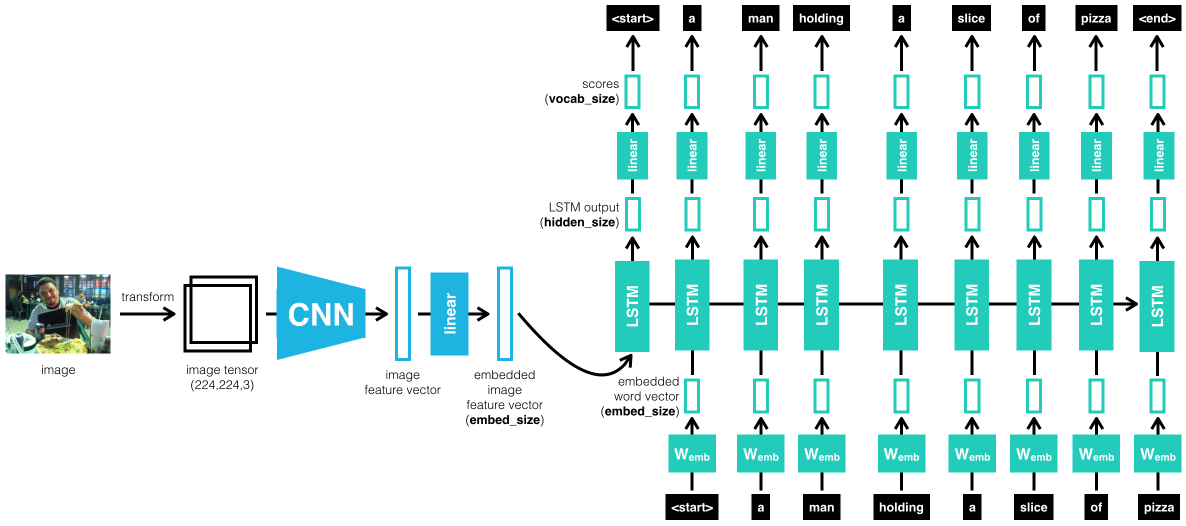
#> input picture CVND---Image-Captioning-Project/images/encoder-decoder.png, 2372 x 1052 px, given in place of 5.jpg, which was not available (shown at 1/2 size)
$ python houghTransform.py
#> lines starting #> are read from the running program, lines starting #| are printed output that depends on the picture; after the words box and inside, x2 and y2 are one past the last pixel; in counts of white or black regions, pixels touching at a corner belong together; pictures that were not available may be replaced by others from this repository, and a replacement may not be noted
### cvbase/imgHelp.py
import cv2
import os
import numpy as np
'''
resize 图片
'''
def standartize_input(img):
    return cv2.resize(img,(244,224))
'''
编辑标签
'''
# [5 lines left out: function encode, not called in this run]
'''
归一化图片
'''
# [23 lines left out: functions standartize, load_dataSet, not called in this run]
def fftPic(img,num):
    f = np.fft.fft2(img/255.0)#use 2 dim fft
    f_shift = np.fft.fftshift(f)
    return num*np.log(np.abs(f_shift))

### cvbase/houghTransform.py
import numpy as np
import matplotlib.pyplot as plt
import cv2
import imgHelp
image = cv2.imread('imgs/5.jpg')
#> image is the input picture: shape (1052, 2372, 3); mean B, G, R 235.2, 236.3, 217.8

gray =cv2.GaussianBlur(cv2.cvtColor(image,cv2.COLOR_RGB2GRAY),(7,7),3)
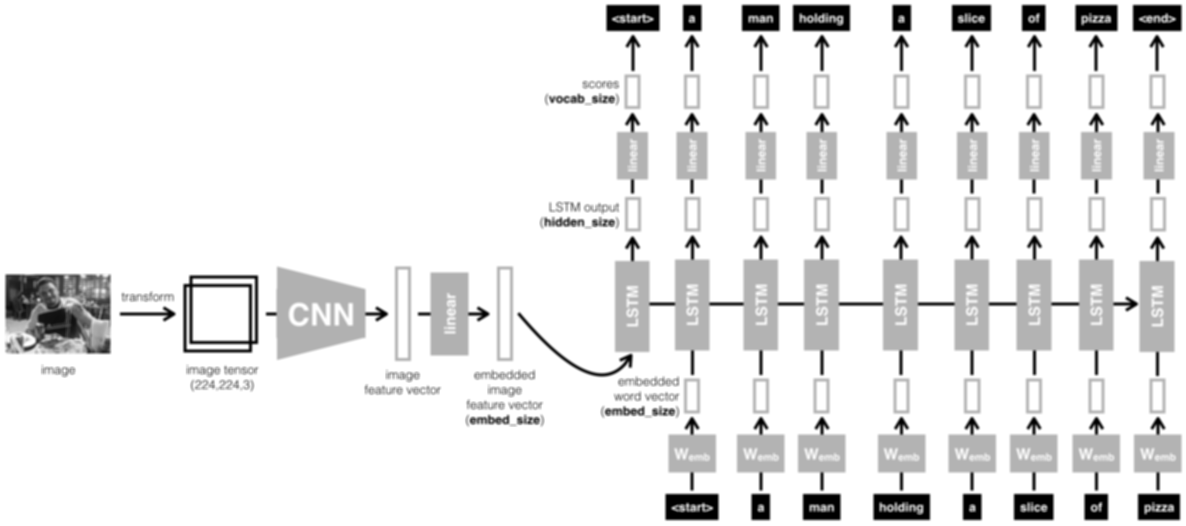
#> gray: shape (1052, 2372) (shown at 1/2 size); min 0, max 255, mean 233.9

fft_img = imgHelp.fftPic(gray,30)
#> in fftPic, `return num*np.log(np.abs(f_shift))`:
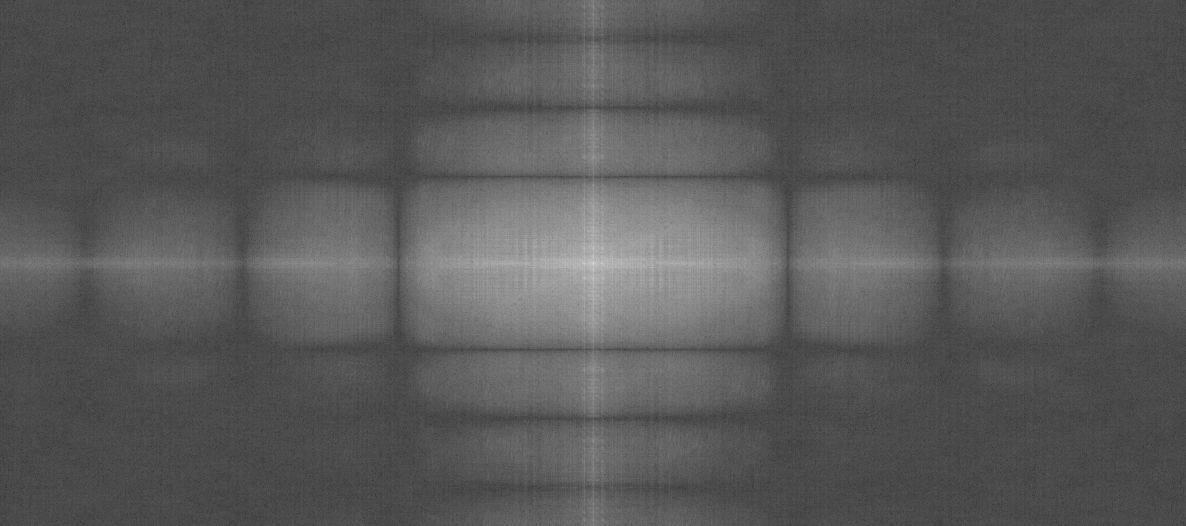
#> returned value: shape (1052, 2372) float64 (shown at 1/2 size); min -220.5, max 439.3, mean 8.1; drawn with min black and max white

h_threshold = 100
l_threshold = 50


edges = cv2.Canny(gray,l_threshold,h_threshold)
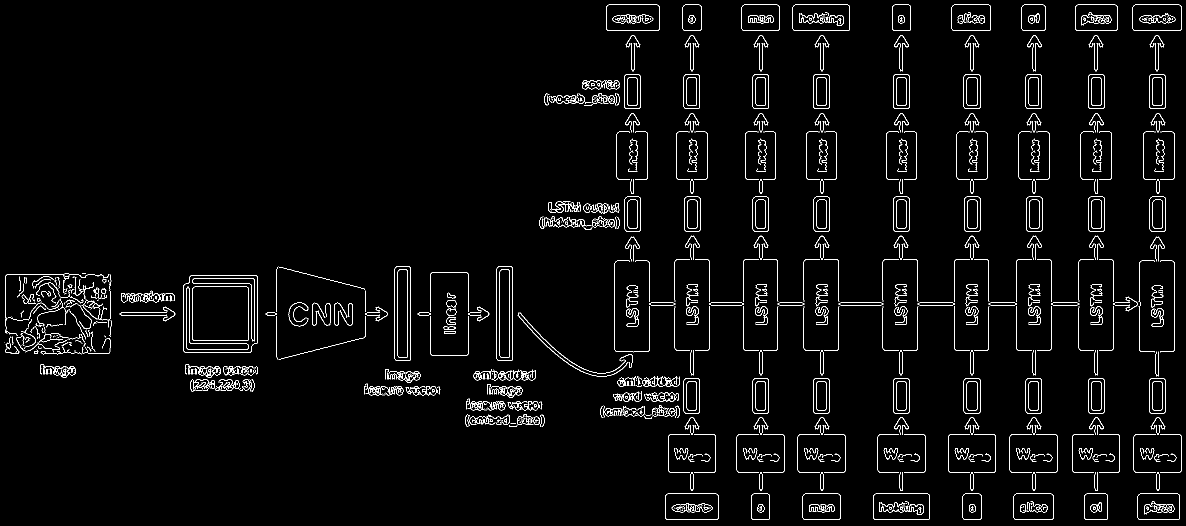
#> edges: shape (1052, 2372) (shown at 1/2 size); 2.7% white in thin lines or dots

rho = 1
theta = np.pi/180
threshold = 150
min_line_length = 1
max_line_gap = 10
line_image = np.copy(image)
lines = cv2.HoughLinesP(edges, rho, theta, threshold, np.array([]),min_line_length, max_line_gap)
#> lines = 340 rows, first 6: [1899, 944, 1989, 944], [2030, 1039, 2104, 1039], [2268, 61, 2360, 61], [1370, 9, 1398, 9], [1982, 604, 2028, 604], [1600, 868, 1686, 868]
for line in lines:
    for x1,y1,x2,y2 in line:
        cv2.line(line_image,(x1,y1),(x2,y2),(255,0,0),5)
#> this loop made 340 passes
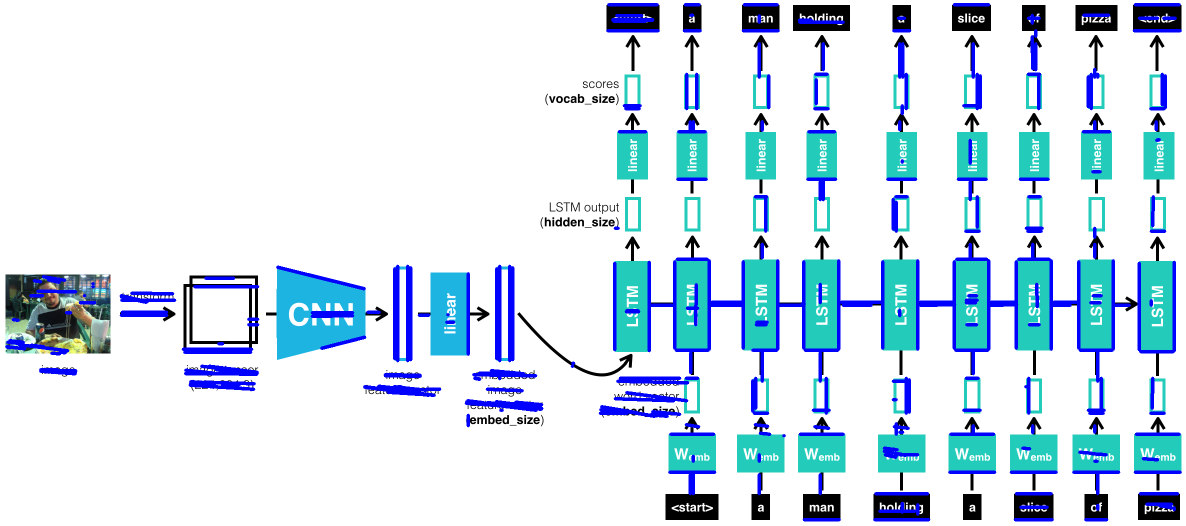
#> line_image: shape (1052, 2372, 3) (shown at 1/2 size); 5.23% of pixels changed, all inside (x1, y1, x2, y2) = (10, 6, 2364, 1043)

circles_im = np.copy(image)
circles = cv2.HoughCircles(edges, cv2.HOUGH_GRADIENT, 1,minDist=35,param1=100,param2=20, minRadius=20,maxRadius=40)
#> circles = 24 rows, first 8: [99.5, 585.5, 38.3], [446.5, 741.5, 39.4], [991.5, 811.5, 33.8], [1006.5, 753.5, 33.8], [1332.5, 794.5, 36.1], [138.5, 710.5, 35], [1037.5, 811.5, 35], [1216.5, 444.5, 33.8]
circles = np.uint32(np.around(circles))
#> circles = 24 rows, first 8: [100, 586, 38], [446, 742, 39], [992, 812, 34], [1006, 754, 34], [1332, 794, 36], [138, 710, 35], [1038, 812, 35], [1216, 444, 34]
for i in circles[0,:]:
    cv2.circle(circles_im,(i[0],i[1]),i[2],(0,255,0),2)
#> this loop made 24 passes
#> i on passes 1 to 12: [100, 586, 38], [446, 742, 39], [992, 812, 34], [1006, 754, 34], [1332, 794, 36], [138, 710, 35], [1038, 812, 35], [1216, 444, 34], [600, 628, 25], [410, 742, 38], [180, 582, 34], [1174, 436, 24]
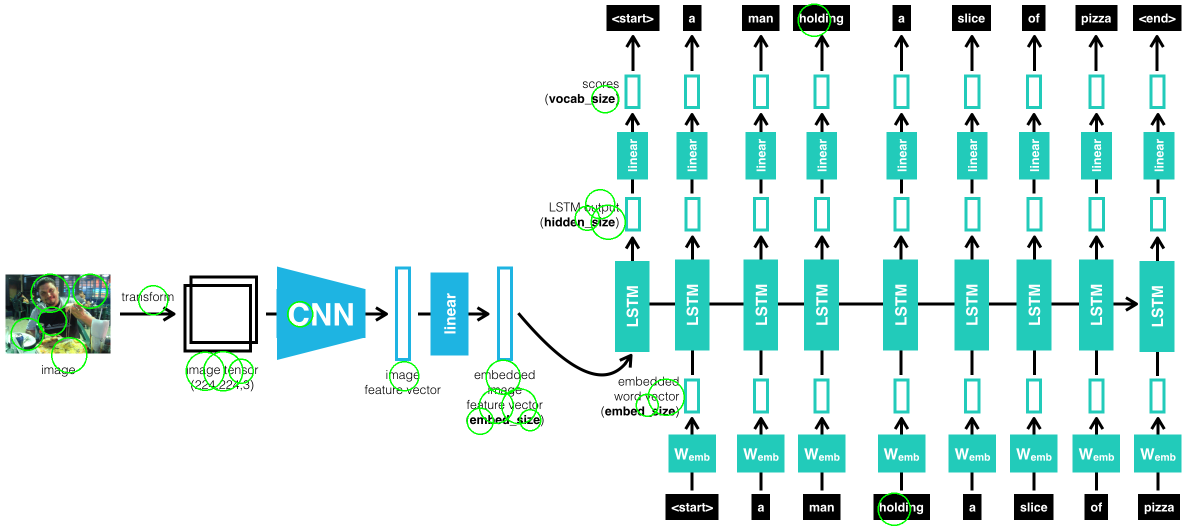
#> circles_im: shape (1052, 2372, 3) (shown at 1/2 size); 0.55% of pixels changed, all inside (x1, y1, x2, y2) = (21, 7, 1822, 1052)
f,(a1,a2,a3,a4,a5,a6) = plt.subplots(1,6,figsize=(600,400))

a1.set_title("oraginal image")
a1.imshow(image)

a2.set_title("gra")
a2.imshow(gray,cmap="gray")

a3.set_title("fft")
a3.imshow(fft_img,cmap="gray")

a4.set_title("edges")
a4.imshow(edges,cmap="gray")

a5.set_title("line_image")
a5.imshow(line_image)

a6.set_title("circles_im")
a6.imshow(circles_im)
plt.show()

$ run again, on CVND---Image-Captioning-Project/images/encoder.png
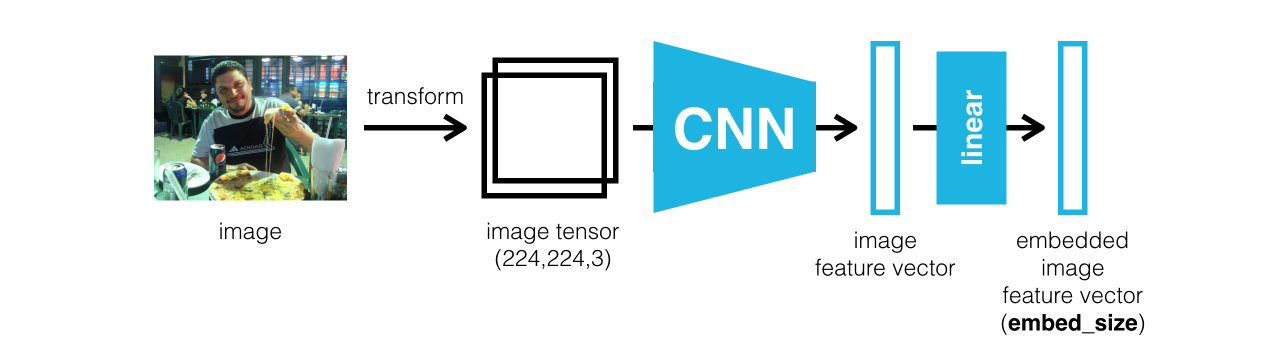
#> input picture CVND---Image-Captioning-Project/images/encoder.png, 2567 x 692 px, given in place of 5.jpg, which was not available (shown at 1/2 size)
#> image is the input picture: shape (692, 2567, 3); mean B, G, R 236.6, 234.2, 221.9
#> `edges = cv2.Canny(gray,l_threshold,h_threshold)`:
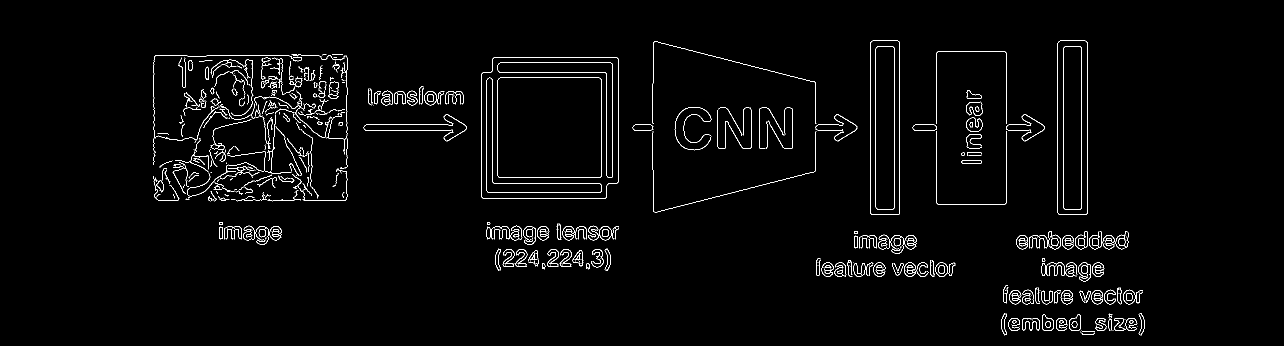
#> edges: shape (692, 2567) (shown at 1/2 size); 2% white in thin lines or dots, all inside (x1, y1, x2, y2) = (306, 81, 2290, 671)
#> lines = 78 rows, first 6: [1799, 427, 1799, 84], [730, 260, 904, 260], [1636, 249, 1685, 249], [2174, 427, 2174, 84], [2115, 425, 2115, 86], [1788, 416, 1788, 95]
#> the loop `for line in lines:` made 78 passes
#> `circles = cv2.HoughCircles(edges, cv2.HOUGH_GRADIENT, 1,minDist=35,par..`: circles = 21 rows, first 8: [529.5, 142.5, 33.8], [1387.5, 248.5, 37.1], [474.5, 205.5, 33.8], [1032.5, 494.5, 35], [2029.5, 622.5, 31.6], [1820.5, 512.5, 29.3], [2195.5, 567.5, 29.3], [447.5, 147.5, 37.2]
#> `circles = np.uint32(np.around(circles))`: circles = 21 rows, first 8: [530, 142, 34], [1388, 248, 37], [474, 206, 34], [1032, 494, 35], [2030, 622, 32], [1820, 512, 29], [2196, 568, 29], [448, 148, 37]
#> the loop `for i in circles[0,:]:` made 21 passes
#> after the loop `for i in circles[0,:]:`:
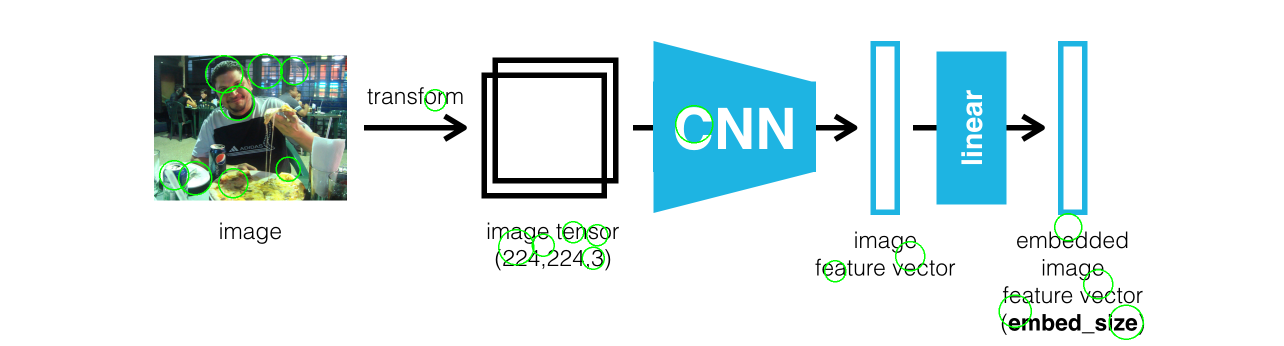
#> circles_im: shape (692, 2567, 3) (shown at 1/2 size); 0.63% of pixels changed, all inside (x1, y1, x2, y2) = (318, 107, 2288, 680)
